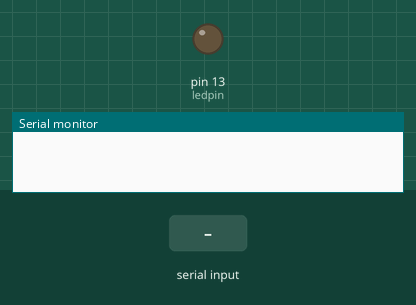
A sketch run on a simulated Arduino Uno, built with avr-gcc and run on an emulated ATmega328P. Shown: output pins drawn as LEDs (lit = HIGH), the last lines printed to the serial monitor. Inputs (shaded band) come from the test bench.

Above: at 1.2 s.
1.3 s: "1" received over Serial
At 2.5 s:
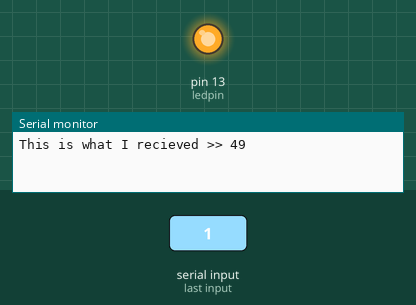
2.8 s: "0" received over Serial
At 3.8 s:
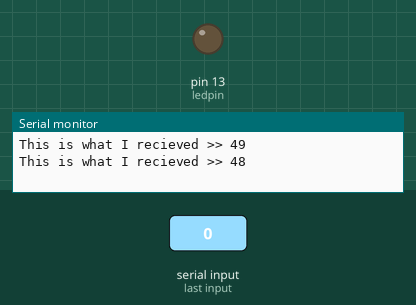
Timing chart, 0 to 5.8 s (numbered marks = the images above; inputs shaded):
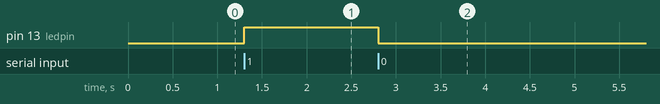

Measured:
- after the input at 1.3 s, pin 13 (ledpin): LOW → HIGH at once
- after the input at 2.8 s, pin 13 (ledpin): HIGH → LOW at once

The sketch:

sketch_lampe_an_aus.ino
```cpp
/**
 * This programm takes the input of the serial
 * and toggles a LED when it is a 0 or 1
 */
int ledpin = 13;
void setup() {
  Serial.begin(9600);
  // put your setup code here, to run once:
  pinMode(ledpin, OUTPUT);
}

void loop() {
  // put your main code here, to run repeatedly:
  if (Serial.available() > 0) {
    int value = Serial.read();
    Serial.print("This is what I recieved >> ");
    Serial.println(value);
    if (value == '1') {
      digitalWrite(ledpin, HIGH);
    }
    if (value == '0') {
      digitalWrite(ledpin, LOW);
    }
  }
}
```
